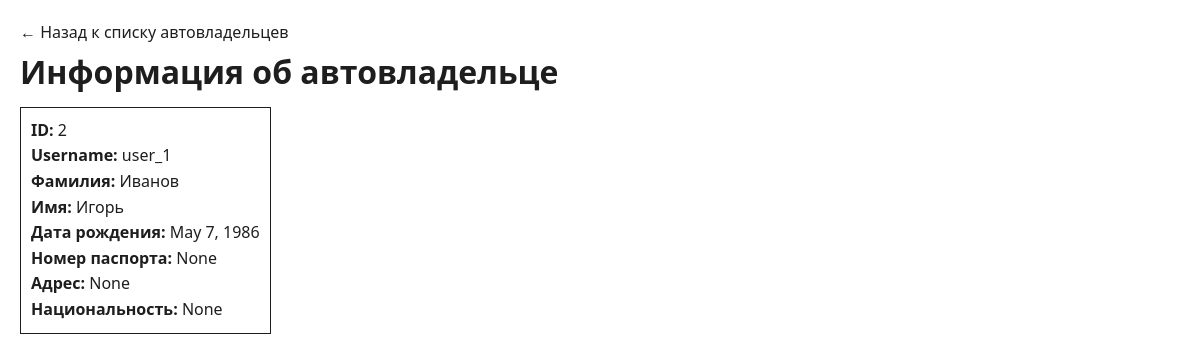
The app's page /owner/2/, older data.
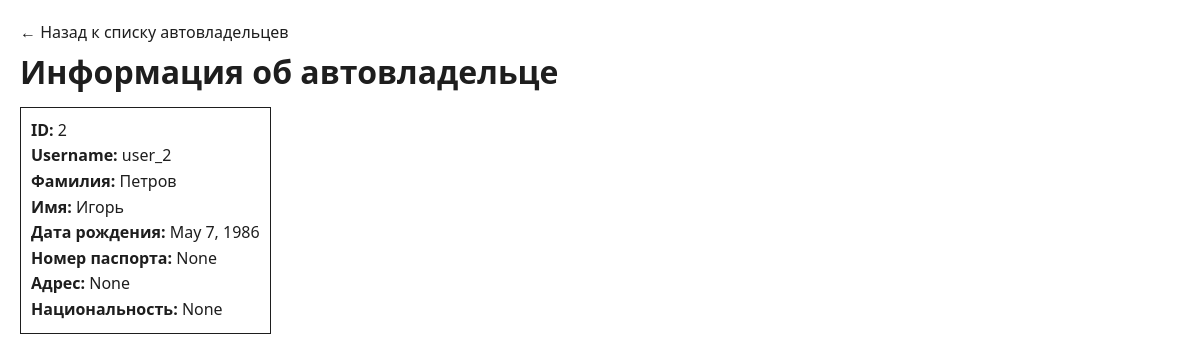
The same page, newer data.
### project_first_app/models.py (models this page shows, shortened)
class Owner(AbstractUser):
    birth_date = models.DateField(null=True, blank=True)
    passport_number = models.CharField(max_length=10, null=True, blank=True)
    address = models.CharField(max_length=255, null=True, blank=True)
    nationality = models.CharField(max_length=100, null=True, blank=True)
    cars = models.ManyToManyField('Car', through='Ownership')

### project_first_app/views.py (the view)
# urls.py: path('owner/<int:id>/', views.owner_detail, name='owner_detail'),
def owner_detail(request, id):
    try:
        owner = Owner.objects.get(pk=id)
    except Owner.DoesNotExist:
        raise Http404("Владелец автомобиля не найден")
    return render(request, 'owners/owner_detail.html', {'owner': owner})

### templates/owners/owner_detail.html (shortened to what this page needs)
{% load static %}
<!DOCTYPE html>
<html lang="ru">
<head>
    <link rel="stylesheet" href="{% static 'css/styles.css'%}" type="text/css">
</head>
<body>
    <a href="{% url 'owners_list' %}" class="back-button">← Назад к списку автовладельцев</a>
    <h1>Информация об автовладельце</h1>
    <div class="detail-card">
        <p><strong>ID:</strong> {{ owner.id }}</p>
        <p><strong>Username:</strong> {{ owner.username }}</p>
        <p><strong>Фамилия:</strong> {{ owner.last_name }}</p>
        <p><strong>Имя:</strong> {{ owner.first_name }}</p>
        <p><strong>Дата рождения:</strong> {{ owner.birth_date }}</p>
        <p><strong>Номер паспорта:</strong> {{ owner.passport_number }}</p>
        <p><strong>Адрес:</strong> {{ owner.address }}</p>
        <p><strong>Национальность:</strong> {{ owner.nationality }}</p>
    </div>
</body>
</html>

Row changes from the older to the newer data that the page shows:
changed Owner "Игорь": username "user_1" → "user_2"; last_name "Иванов" → "Петров"
